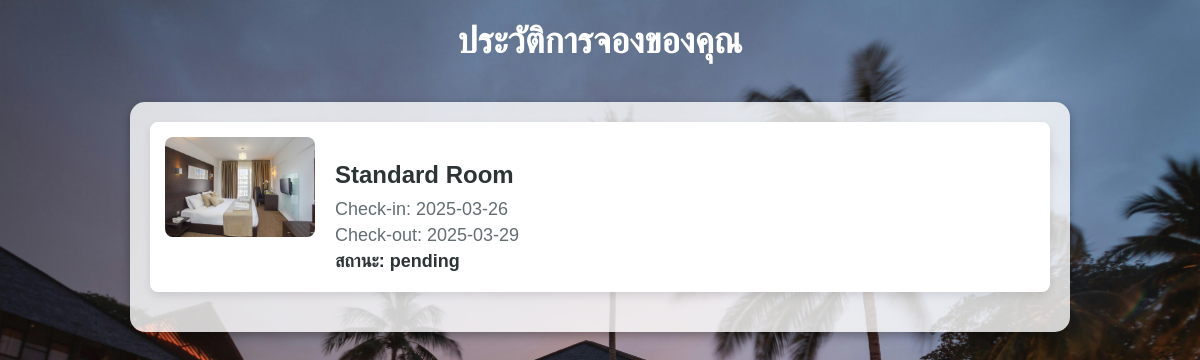
The app's page /history.php (signed in) with its own data.
### tables this page shows
CREATE TABLE `bookings` (
  `id` int(11) NOT NULL,
  `user_id` int(11) DEFAULT NULL,
  `room_id` int(11) DEFAULT NULL,
  `check_in` date DEFAULT NULL,
  `check_out` date DEFAULT NULL,
  `status` enum('pending','confirmed','cancelled') DEFAULT 'pending',
  `created_at` timestamp NOT NULL DEFAULT current_timestamp()
);

CREATE TABLE `rooms` (
  `id` int(11) NOT NULL,
  `room_type` varchar(50) NOT NULL,
  `price` decimal(10,2) NOT NULL,
  `status` enum('available','booked') DEFAULT 'available',
  `image_url` varchar(255) DEFAULT NULL
);

### history.php (the view, shortened to what this page needs)
<?php
include 'db.php';
$user_id = $_SESSION['user_id'];
$bookings = $conn->query("SELECT bookings.*, rooms.room_type, rooms.image_url FROM bookings JOIN rooms ON bookings.room_id = rooms.id WHERE user_id='$user_id'");
?>
<!DOCTYPE html>
<html lang="th">
<head>
</head>
<body>
<h2>ประวัติการจองของคุณ</h2>
<div class="booking-list">
    <?php while ($booking = $bookings->fetch_assoc()): ?>
        <div class="booking-item">
            <img src="src/<?= $booking['image_url'] ?>" alt="<?= $booking['room_type'] ?>">
            <div class="booking-details">
                <h3><?= $booking['room_type'] ?></h3>
                <p>Check-in: <?= $booking['check_in'] ?></p>
                <p>Check-out: <?= $booking['check_out'] ?></p>
                <p class="status">สถานะ: <?= $booking['status'] ?></p>
            </div>
        </div>
    <?php endwhile; ?>
</div>
</body>
</html>

### history.php (style rules this page uses)
body { font-family: 'Arial', sans-serif; background: url('hotel-background.jpg') no-repeat center center fixed; background-size: cover; color: white; margin: 0; padding: 0; }
h2 { text-align: center; font-size: 36px; margin-top: 20px; color:rgb(255, 255, 255); }
.booking-list { max-width: 900px; margin: 40px auto; padding: 20px; background-color: rgba(255, 255, 255, 0.8); border-radius: 15px; box-shadow: 0px 4px 10px rgba(0, 0, 0, 0.3); }
.booking-item { display: flex; margin-bottom: 20px; padding: 15px; background-color: #ffffff; border-radius: 8px; box-shadow: 0px 4px 8px rgba(0, 0, 0, 0.1); }
.booking-item img { width: 150px; height: 100px; border-radius: 8px; object-fit: cover; margin-right: 20px; }
.booking-details { flex: 1; }
.booking-details h3 { font-size: 24px; color: #2d3436; margin-bottom: 10px; }
.booking-details p { font-size: 18px; color: #636e72; margin: 5px 0; }
.booking-details .status { font-weight: bold; color: #2d3436; }

### records on screen
bookings: room.image_url (picture), room.room_type "Standard Room", check_in "2025-03-26", check_out "2025-03-29", status "pending"
